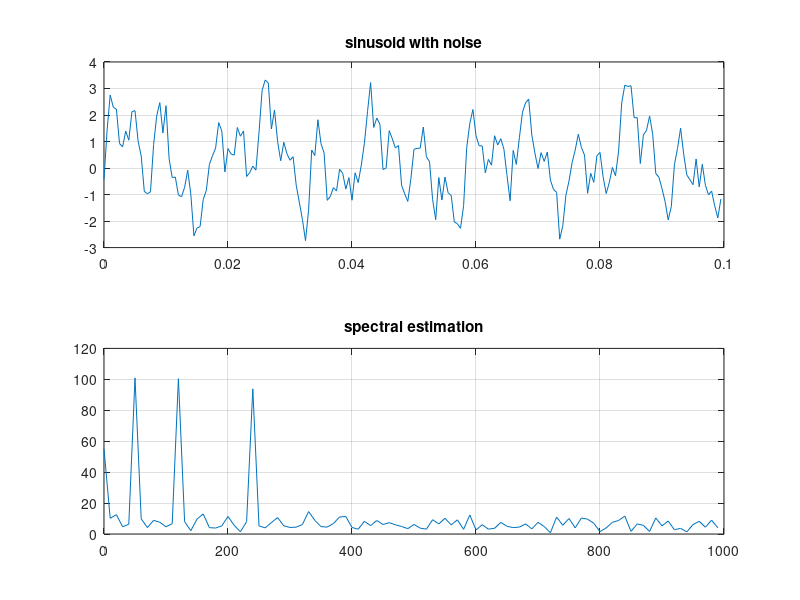

Source code (MATLAB):
clear;clc; clf;
fs=2000;
t=(0:199)/fs;
s=sin(2*pi*50.*t)+sin(2*pi*120.*t)+sin(2*pi*240.*t);
awgn=(0.5*randn(1,200)+.25);
sn=s+awgn;

 subplot(211);
 plot(t,sn);
 title('sinusoid with noise');
 grid;

 sn=fft(sn,200);
 f=0:10:990;
 sfmag=abs(sn);
 subplot(212);
 plot(f,sfmag(1:100));
 title('spectral estimation');
 grid;